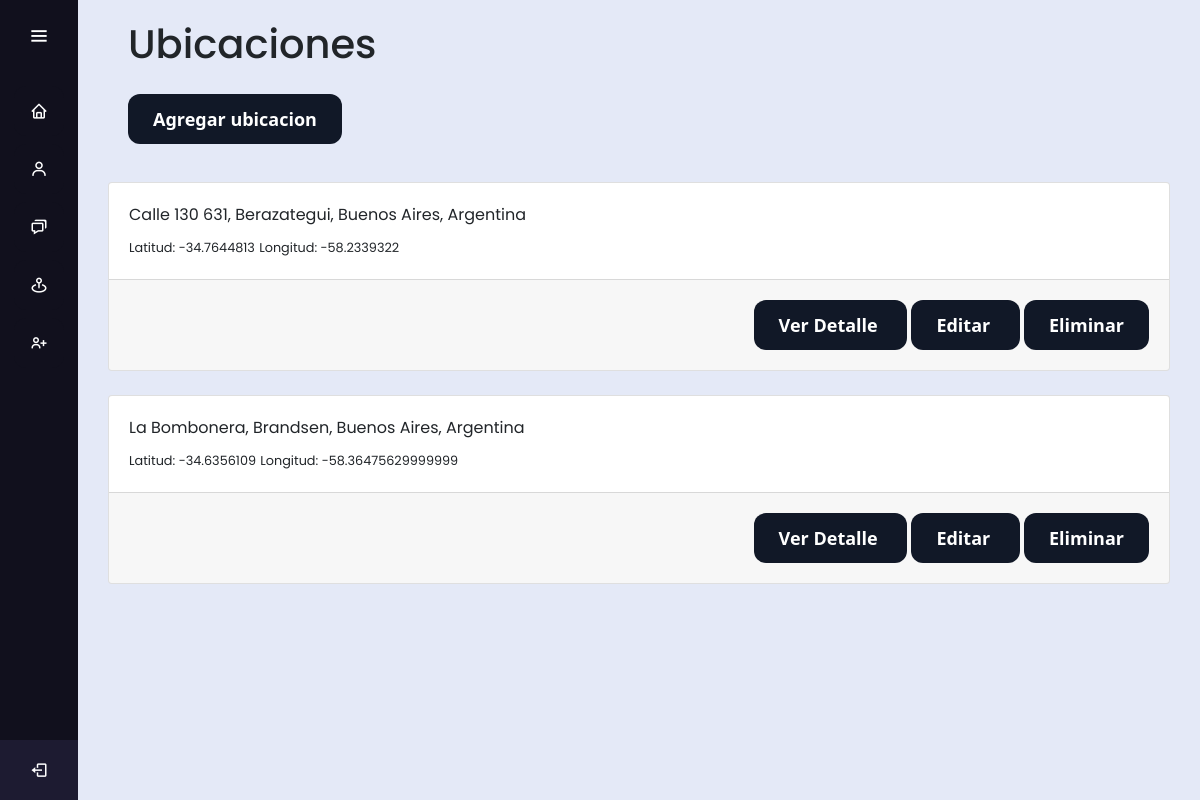
The app's page /addresses/ (signed in) with its own data.
### maps/models.py (models this page shows, shortened)
class Address(models.Model):
    OPCIONES = (
        ('Cultivo', 'Cultivo'),
        ('Terreno', 'Terreno'),
        ('Rio', 'Rio'),
    )
    tipo = models.CharField(
        choices=OPCIONES,
        max_length=25,
        null=True
    )
    nombre = models.TextField()
    address = models.TextField()
    lat = models.FloatField(blank=True, null=True)
    long = models.FloatField(blank=True, null=True)

### maps/views.py (the view)
# urls.py: path('addresses/', views.get_ubics, name='get_ubics'),
@login_required
def get_ubics(request):
    elementos = Address.objects.all()
    return render(request, 'addresses.html', {'ubics': elementos})

### deu_HM/templates/addresses.html (shortened to what this page needs)
{% extends 'base.html' %}
{% load bootstrap5 %}
{% load static %}
{% block content %}
<link rel="stylesheet" href="{% static 'css/new_address.css' %}">
<link href="https://maxcdn.bootstrapcdn.com/font-awesome/4.3.0/css/font-awesome.min.css" rel="stylesheet">
<link rel="stylesheet" href="{% static 'css/avisos.css' %}">
<link rel="stylesheet" href="https://cdn.jsdelivr.net/npm/bootstrap@4.3.1/dist/css/bootstrap.min.css"
>
<h1 style="margin-bottom: 20px; margin-left: 50px; padding-top: 20px;">Ubicaciones</h1>
<h1>
    <a href="{% url 'geocode_address' %}">
        <button class="button-40" style="margin-left: 50px; margin-bottom: 30px;" role="button">Agregar
            ubicacion</button>
    </a>
</h1>
<div class="container">
    <div class="col-md-12">
        {% for ubic in ubics %}
        <div class="card b-1 hover-shadow mb-4">
            <div class="media card-body">
                <div class="media-body">
                    <div class="mb-2">
                        <span class="fs-20 pr-16">{{ubic.address}}</span>
                    </div>
                    <small class="fs-16 fw-300 ls-1">Latitud: {{ ubic.lat }}</small>
                    <small class="fs-16 fw-300 ls-1">Longitud: {{ ubic.long }}</small>
                </div>
            </div>
            <footer class="card-footer d-flex align-items-center">
                <div class="ml-auto mt-2 mb-2">
                    <a href="#"
                        class="button-40 text-white text-decoration-none mr-1" tabindex="0">
                        Ver Detalle
                    </a>
                    {% if request.user.role == "v" %}
                    <a href="#" class="button-40 text-white text-decoration-none mr-1" tabindex="0">
                        Editar
                    </a>
                    <button class="button-40" data-toggle="modal" data-target="#exampleModal">
                        Eliminar
                    </button>
                    {% endif %}
                </div>
            </footer>
        </div>
        {% endfor %}
    </div>
    <br>
</div>
{% endblock %}

### deu_HM/static/css/base.css (style rules this page uses)
* { margin: 0; padding: 0; box-sizing: border-box; font-family: "Poppins" , sans-serif; }

### deu_HM/static/css/new_address.css (style rules this page uses)
.button-40 { background-color: #111827; border: 1px solid transparent; border-radius: .75rem; box-sizing: border-box; color: #FFFFFF; cursor: pointer; flex: 0 0 auto; font-family: "Inter var",ui-sans-serif,system-ui,-apple-system,system-ui,"Segoe UI",Roboto,"Helvetica Neue",Arial,"Noto Sans",sans-serif,"Apple Color Emoji","Segoe UI Emoji","Segoe UI Symbol","Noto Color Emoji"; font-size: 1.125rem; font-weight: 600; line-height: 1.5rem; padding: .75rem 1.2rem; text-align: center; text-decoration: none #6B7280 solid; text-decoration-thickness: auto; transition-duration: .2s; transition-property: background-color,border-color,color,fill,stroke; transition-timing-function: cubic-bezier(.4, 0, 0.2, 1); user-select: none; -webkit-user-select: none; touch-action: manipulation; width: auto; }
@media (min-width: 768px) { .button-40 { padding: .75rem 1.5rem; } }

### records on screen
Address: address "Calle 130 631, Berazategui, Buenos Aires, Argentina", lat "-34.7644813", long "-58.2339322"
Address: address "La Bombonera, Brandsen, Buenos Aires, Argentina", lat "-34.6356109", long "-58.36475629999999"
